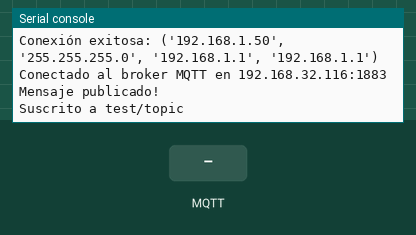
The program below on a simulated ESP32 board running MicroPython. Shown: the last lines printed to the serial console. Inputs (shaded band) come from the test bench. WiFi joins after 1.5 s; no MQTT or app messages arrive unless stated.

Above: at 3.3 s.
3.4 s: MQTT message "1" arrives on the first subscribed topic
At 3.9 s:
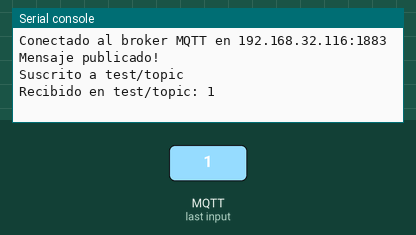
4.9 s: MQTT message "on" arrives on the first subscribed topic
At 6.1 s:
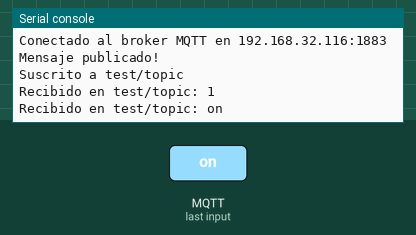
6.4 s: MQTT message "off" arrives on the first subscribed topic
At 7.4 s:
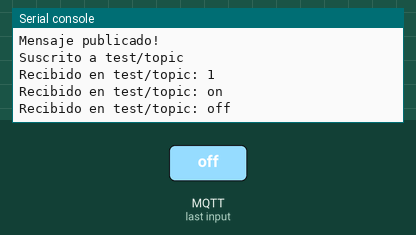

The program:

main.py
```python
from umqtt.robust import MQTTClient
import network
import time

# Configura la conexión Wi-Fi
SSID = "WIFI_Vinculacion"
PASSWORD = "V1ncul4c10n23"

def conectar_wifi():
    wlan = network.WLAN(network.STA_IF)
    wlan.active(True)
    wlan.connect(SSID, PASSWORD)

    while not wlan.isconnected():
        print("Conectando a Wi-Fi...")
        time.sleep(1)

    print("Conexión exitosa:", wlan.ifconfig())

# Conectar al Wi-Fi
conectar_wifi()

# Configuración del cliente MQTT
CLIENT_ID = "ESP32_Client"
BROKER = "192.168.32.116"  # Cambia por la IP de tu servidor MQTT
PORT = 1883

# Crear el cliente MQTT
client = MQTTClient(CLIENT_ID, BROKER, port=PORT)

try:
    client.connect()
    print(f"Conectado al broker MQTT en {BROKER}:{PORT}")

    # Publicar un mensaje
    client.publish(b"test/topic", b"Hola desde ESP32!")
    print("Mensaje publicado!")

    # Suscribirse a un tema
    def callback(topic, msg):
        print(f"Recibido en {topic.decode()}: {msg.decode()}")

    client.set_callback(callback)
    client.subscribe(b"test/topic")
    print("Suscrito a test/topic")

    while True:
        # Escuchar mensajes
        client.wait_msg()

except Exception as e:
    print(f"Error: {e}")
finally:
    client.disconnect()
    print("Desconectado del broker MQTT")
```

Measured:
- after the input at 3.4 s, the serial console: prints a new line at once (image 1)
- after the input at 4.9 s, the serial console: prints a new line at once (image 2)
- after the input at 6.4 s, the serial console: prints a new line at once (image 3)
